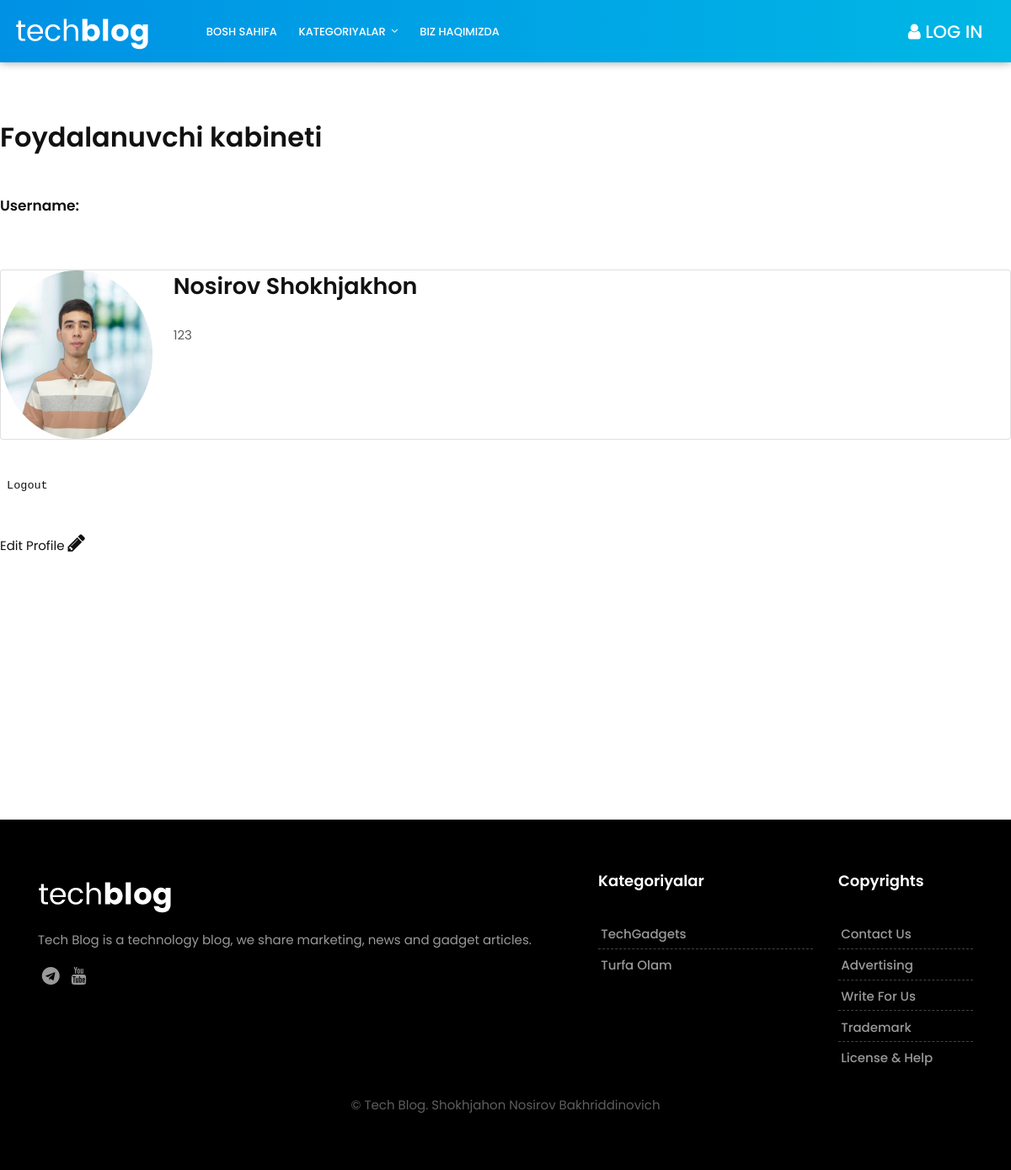
The page /accounts/1/profile/ on the database its author committed.
### hamyon/models.py (models this page shows, shortened)
class Profile(models.Model):
    user = models.OneToOneField(User, null = True, on_delete=models.CASCADE)
    bio = models.TextField()
    profile_pic = models.ImageField(null=True, blank=True, upload_to="images/profile/")
    website_url = models.CharField(max_length=255, null=True, blank=True)
    telegram_url = models.CharField(max_length=255, null=True, blank=True)

class Category(models.Model):
    name = models.CharField(max_length=255)

### accounts/views.py (the view)
# urls.py: path('<int:pk>/profile/', ShowProfilePageView.as_view(), name='show_profile_page'),
class ShowProfilePageView(DetailView):
    model = Profile
    template_name = 'registration/user_profile.html'
    def get_context_data(self, *args, **kwargs):
        context = super(ShowProfilePageView, self).get_context_data(*args, **kwargs)
        page_user = get_object_or_404(Profile, id=self.kwargs['pk'])
        context["page_user"] = page_user
        return context

### hamyon/views.py (called while the page is built)
def category_list(request):
    category_list = Category.objects.all()
    context = {
        'category_list':category_list
        }
    return context

### accounts/templates/registration/user_profile.html (shortened to what this page needs)
{% extends 'base.html' %}
{% load static %}
{% block content %}
<br/><br/>
<br/><br/><br/>
<h1>Foydalanuvchi kabineti</h1>
<br/>
<h5>Username: {{user.username}}</h5>
<br/><br/>
<div class="card mb-3">
  <div class="row g-0">
    <div class="col-md-2">
      {% if page_user.profile_pic %}
		    <img src="{{ page_user.profile_pic.url }}" width="180" height="200" class = "card-img" >
      {% else %}
	      <img src="{% static 'images/df.png' %}" width="180" height="200" class = "card-img" >
      {% endif %}
    </div>
    <div class="col-md-10">
      <div class="card-body">
        <h2 class="card-title">
		      {{ page_user.user.last_name }} {{ page_user.user.first_name }}
		    </h2>
        <p class="card-text">
		      {{ page_user.bio }}
		    </p>
      </div>
    </div>
  </div>
</div>
<br/>
  <pre><a href="{% url 'logout' %}"> Logout</a></pre>
  <br/>
  <p>
    <a href="{% url 'edit_profile' user.profile.id %}"> Edit Profile     <i style="font-size:24px" class="fa">&#xf040;</i> </a>
  </p>
<br/><br/><br/><br/><br/><br/><br/><br/><br/><br/><br/>
{% endblock %}

### hamyon/templates/base.html (shortened to what this page needs)
{% load static %}
<!DOCTYPE html>
<html lang="en">
    <link href="{% static 'css/bootstrap.css' %}" rel="stylesheet">
    <link href="{% static 'css/font-awesome.min.css' %}" rel="stylesheet">
    <link href="{% static 'style.css' %}" rel="stylesheet">
    <link href="{% static 'css/responsive.css' %}" rel="stylesheet">
    <link href="{% static 'css/colors.css' %}" rel="stylesheet">
    <link href="{% static 'css/version/tech.css' %}" rel="stylesheet">
</head>
<body>
    <div id="wrapper">
        <header class="tech-header header">
            <div class="container-fluid">
                <nav class="navbar navbar-toggleable-md navbar-inverse fixed-top bg-inverse">
                    <a class="navbar-brand" href="{% url 'home' %}"><img src="{% static 'images/version/tech-logo.png' %}" alt=""></a>
                    <div class="collapse navbar-collapse" id="navbarCollapse">
                        <ul class="navbar-nav mr-auto">
                            <li class="nav-item">
                                <a class="nav-link" href="{% url 'home' %}">Bosh sahifa</a>
                            </li>
                            <li class="nav-item dropdown has-submenu menu-large">
                                <a class="nav-link dropdown-toggle" href="#" id="dropdown01" data-toggle="dropdown" aria-haspopup="true" aria-expanded="false">Kategoriyalar</a>
                            </li>
                            <li class="nav-item">
                                <a class="nav-link" href="tech-contact.html">Biz haqimizda</a>
                            </li>
                        </ul>
                        <ul class="navbar-nav mr-2">
                            {% if user.is_authenticated %}
                                {% if user.profile.id %}
                                    <li class="nav-item">
                                        <a class="nav-link" href="{% url 'show_profile_page' user.profile.id %}"><i class="fa fa-user"></i>  {{ user.username }}  </a>
                                {% else %}
                                        <a class="nav-link" href="{% url 'create_profile_page' %}"><i class="fa fa-user"></i> Shaxsiy profil yarating </a>
                                {% endif %}
                            {% else %}
                                        <a class="nav-link" href="{% url 'login' %}"><i class="fa fa-user"></i>  Log In</a>
                            {% endif %}
                        </ul>
                    </div>
                </nav>
            </div>
        </header>
        {% block content %}
        {% endblock content %}
        <footer class="footer">
            <div class="container">
                <div class="row">
                    <div class="col-lg-7">
                        <div class="widget">
                            <div class="footer-text text-left">
                                <a href="index.html"><img src="{% static 'images/version/tech-footer-logo.png' %}" alt="" class=""></a>
                                <p>Tech Blog is a technology blog, we share marketing, news and gadget articles.</p>
                                <div class="social">
                                    <a href="#" data-toggle="tooltip" data-placement="bottom" title="Telegram"><i class="fa fa-telegram"></i></a>
                                    <a href="#" data-toggle="tooltip" data-placement="bottom" title="You Tube"><i class="fa fa-youtube"></i></a>
                                </div>
                            </div>
                        </div>
                    </div>
                    <div class="col-lg-3 col-md-12 col-sm-12 col-xs-12">
                        <div class="widget">
                            <h2 class="widget-title">Kategoriyalar</h2>
                            <div class="link-widget">
                                <ul>
                                    {% for category in category_list %}
                                        <li><a href="{% url 'category' category.id %}">{{ category.name }}</a></li>
                                    {% endfor %}
                                </ul>
                            </div>
                        </div>
                    </div>
                    <div class="col-lg-2 col-md-12 col-sm-12 col-xs-12">
                        <div class="widget">
                            <h2 class="widget-title">Copyrights</h2>
                            <div class="link-widget">
                                <ul>
                                    <li><a href="#">Contact us</a></li>
                                    <li><a href="#">Advertising</a></li>
                                    <li><a href="#">Write for us</a></li>
                                    <li><a href="#">Trademark</a></li>
                                    <li><a href="#">License & Help</a></li>
                                </ul>
                            </div>
                        </div>
                    </div>
                </div>
                <div class="row">
                    <div class="col-md-12 text-center">
                        <br>
                        <div class="copyright">&copy; Tech Blog. Shokhjahon Nosirov Bakhriddinovich </div>
                    </div>
                </div>
            </div>
        </footer>
    </div>
</body>
</html>

### static/style.css (style rules this page uses)
body { font-size: 15px; line-height: 26px; background-color: #ffffff; }
h1, h2, h3, h4, h5, body, p, .topbar-section, .navbar-inverse .navbar-nav .nav-link, .header .dropdown-menu, .navbar-nav .nav-link { font-family: 'Roboto', serif; }
h1, h2, h3, h4, h5, h6 { font-weight: 700; line-height: 1.4; color: #111111; }
h1 { font-size: 32px; line-height: 40px; margin-bottom: 23px }
h2 { font-size: 27px; line-height: 38px; margin-bottom: 20px }
h5 { font-size: 17px; line-height: 25px; margin-bottom: 11px }
a { color: #111111; }
body, p { color: #5e5e5e; }
p { margin-bottom: 26px; font-size: 15px; line-height: 26px; }
a { text-decoration: none !important; }
.header { padding: 0.4rem 0; position: relative; background-color: #ffffff; }
.navbar-inverse .navbar-nav .nav-link, .navbar-nav .nav-link { font-size: 15px; font-weight: 500; line-height: 1; padding: 0.9rem 0 0.8rem; text-transform: capitalize; color: #121212; }
.dropdown-toggle::after { display: inline-block; width: auto; height: auto; margin-left: 0.5em; margin-top: 0rem; vertical-align: middle; content: "\f107"; border: 0; font-family: 'FontAwesome'; }
.navbar-toggleable-md .navbar-nav .nav-link { padding-left: 0.8rem; padding-right: 0.8rem; }
.navbar-nav { margin: 0; }
.menu-large { overflow: hidden; position: static !important; }
.footer .widget-title { display: table; font-size: 18px; line-height: 1; margin: 0 0 2rem; padding: 0 0 0.5rem; }
.footer { padding: 4rem 0 4rem; background: url(images/footer.png) repeat-x center bottom #edeff2; }
.footer ul { padding: 0; margin: 0; list-style: none; }
.footer ul li { margin-bottom: 0.3rem; }
.footer ul li:last-child { margin-bottom: 0; }
.footer h5, .footer ul li a { color: #111111; }
.footer a, .footer p, .blog-list-widget small { color: rgba(0, 0, 0, 0.6) !important; }
.footer-text .fa { font-size: 21px; margin: 0 0.3rem; }
.footer-text img { max-width: 290px; }
.footer-text p { margin-bottom: 0; padding: 1rem 0 1.2rem; }
.link-widget li { padding: 0.4rem 0.2rem 0.6rem; text-transform: capitalize; line-height: 1; font-weight: 500; position: relative; margin: 0; border-bottom: 1px dashed #dadada; }
.link-widget li:last-child { border-bottom: 0 dashed #dadada; }

### static/css/responsive.css (style rules this page uses)
@media (min-width: 992px) { .header .navbar-nav .has-submenu { position: relative; } }

### static/css/colors.css (style rules this page uses)
.footer .widget-title { border-color: #3197d6; }

### static/css/version/tech.css (style rules this page uses)
body { background-color: #ffffff; }
h1, h2, h3, h4, h5, body, .navbar-toggleable-md .navbar-nav .nav-link, .market-header, .btn, .dropdown-item, .form-control, p { font-family: 'Poppins', serif !important; }
h1, h2, h3, h4, h5 { font-weight: 600; }
.navbar-inverse .navbar-nav .nav-link, .navbar-nav .nav-link { color: #ffffff !important; font-size: 13px; font-weight: 500; line-height: 1; text-transform: uppercase; }
.dropdown-toggle::after { margin-top: -4px; }
.mr-2 .nav-link { font-size: 21px !important; padding: 0.6rem 0.6rem 0 !important; }
.footer { background-color: #000000; background-image: none; }
.footer .widget-title { color: #ffffff !important; }
.footer p { color: #999999 !important; }
.footer a { color: #999999 !important; }
.footer .link-widget li { border-color: #444; }
.tag-cloud-single span, .navbar-inverse { color: #ffffff !important; box-shadow: 0 0 10px rgba(0, 0, 0, 0.4); background: rgba(0, 0, 0, 0) linear-gradient(to right, #0091e5 0px, #00b7e5 100%) repeat scroll 0 0 !important }

### rows shown on the page
Profile: profile_pic (picture), user.last_name "Nosirov", user.first_name "Shokhjakhon", bio "123"
Category: name "TechGadgets"
Category: name "Turfa Olam"
